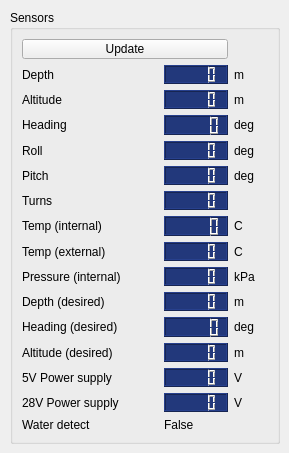
   <widget class="QWidget" name="tab">
    <attribute name="title">
     <string>Sensors</string>
    </attribute>
    <widget class="QGroupBox" name="sensorsBox">
     <property name="geometry">
      <rect>
       <x>10</x>
       <y>10</y>
       <width>270</width>
       <height>434</height>
      </rect>
     </property>
     <property name="title">
      <string>Sensors</string>
     </property>
     <layout class="QGridLayout" name="gridLayout">
      <item row="6" column="2">
       <widget class="QLCDNumber" name="sensors_turnsLCD">
        <property name="styleSheet">
         <string notr="true">QLCDNumber{
    color: rgb(210, 210, 210);    
    background-color: rgb(34, 56, 123);
}</string>
        </property>
       </widget>
      </item>
      <item row="0" column="0" colspan="3">
       <widget class="QPushButton" name="sensors_updateButton">
        <property name="text">
         <string>Update</string>
        </property>
       </widget>
      </item>
      <item row="3" column="3">
       <widget class="QLabel" name="label_6">
        <property name="text">
         <string>deg</string>
        </property>
       </widget>
      </item>
      <item row="4" column="0">
       <widget class="QLabel" name="label_7">
        <property name="text">
         <string>Roll</string>
        </property>
       </widget>
      </item>
      <item row="4" column="2">
       <widget class="QLCDNumber" name="sensors_rollLCD">
        <property name="styleSheet">
         <string notr="true">QLCDNumber{
    color: rgb(210, 210, 210);    
    background-color: rgb(34, 56, 123);
}</string>
        </property>
       </widget>
      </item>
      <item row="4" column="3">
       <widget class="QLabel" name="label_8">
        <property name="text">
         <string>deg</string>
        </property>
       </widget>
      </item>
      <item row="5" column="0">
       <widget class="QLabel" name="label_9">
        <property name="text">
         <string>Pitch</string>
        </property>
       </widget>
      </item>
      <item row="5" column="2">
       <widget class="QLCDNumber" name="sensors_pitchLCD">
        <property name="styleSheet">
         <string notr="true">QLCDNumber{
    color: rgb(210, 210, 210);    
    background-color: rgb(34, 56, 123);
}</string>
        </property>
       </widget>
      </item>
      <item row="14" column="2">
       <widget class="QLCDNumber" name="sensors_hiV_power_supplyLCD">
        <property name="styleSheet">
         <string notr="true">QLCDNumber{
    color: rgb(210, 210, 210);    
    background-color: rgb(34, 56, 123);
}</string>
        </property>
       </widget>
      </item>
      <item row="14" column="3">
       <widget class="QLabel" name="label_65">
        <property name="text">
         <string>V</string>
        </property>
       </widget>
      </item>
      <item row="15" column="0">
       <widget class="QLabel" name="label_66">
        <property name="text">
         <string>Water detect</string>
        </property>
       </widget>
      </item>
      <item row="15" column="2">
       <widget class="QLabel" name="sensors_waterdetect">
        <property name="text">
         <string>False</string>
        </property>
       </widget>
      </item>
      <item row="11" column="0">
       <widget class="QLabel" name="label_35">
        <property name="text">
         <string>Heading (desired)</string>
        </property>
       </widget>
      </item>
      <item row="11" column="2">
       <widget class="QLCDNumber" name="sensors_desired_headingLCD">
        <property name="styleSheet">
         <string notr="true">QLCDNumber{
    color: rgb(210, 210, 210);    
    background-color: rgb(34, 56, 123);
}</string>
        </property>
       </widget>
      </item>
      <item row="11" column="3">
       <widget class="QLabel" name="label_40">
        <property name="text">
         <string>deg</string>
        </property>
       </widget>
      </item>
      <item row="10" column="2">
       <widget class="QLCDNumber" name="sensors_desired_depthLCD">
        <property name="styleSheet">
         <string notr="true">QLCDNumber{
    color: rgb(210, 210, 210);    
    background-color: rgb(34, 56, 123);
}</string>
        </property>
       </widget>
      </item>
      <item row="10" column="3">
       <widget class="QLabel" name="label_39">
        <property name="text">
         <string>m</string>
        </property>
       </widget>
      </item>
      <item row="7" column="0">
       <widget class="QLabel" name="label_13">
        <property name="text">
         <string>Temp (internal)</string>
        </property>
       </widget>
      </item>
      <item row="7" column="2">
       <widget class="QLCDNumber" name="sensors_temp_intLCD">
        <property name="styleSheet">
         <string notr="true">QLCDNumber{
    color: rgb(210, 210, 210);    
    background-color: rgb(34, 56, 123);
}</string>
        </property>
       </widget>
      </item>
      <item row="13" column="0">
       <widget class="QLabel" name="label_37">
        <property name="text">
         <string>5V Power supply</string>
        </property>
       </widget>
      </item>
      <item row="7" column="3">
       <widget class="QLabel" name="label_14">
        <property name="text">
         <string>C</string>
        </property>
       </widget>
      </item>
      <item row="8" column="0">
       <widget class="QLabel" name="label_15">
        <property name="text">
         <string>Temp (external)</string>
        </property>
       </widget>
      </item>
      <item row="1" column="3">
       <widget class="QLabel" name="label_12">
        <property name="text">
         <string>m</string>
        </property>
       </widget>
      </item>
      <item row="3" column="0">
       <widget class="QLabel" name="label_5">
        <property name="text">
         <string>Heading</string>
        </property>
       </widget>
      </item>
      <item row="5" column="3">
       <widget class="QLabel" name="label_10">
        <property name="text">
         <string>deg</string>
        </property>
       </widget>
      </item>
      <item row="3" column="2">
       <widget class="QLCDNumber" name="sensors_headingLCD">
        <property name="styleSheet">
         <string notr="true">QLCDNumber{
    color: rgb(210, 210, 210);    
    background-color: rgb(34, 56, 123);
}</string>
        </property>
       </widget>
      </item>
      <item row="12" column="0">
       <widget class="QLabel" name="label_36">
        <property name="text">
         <string>Altitude (desired)</string>
        </property>
       </widget>
      </item>
      <item row="12" column="2">
       <widget class="QLCDNumber" name="sensors_desired_altitudeLCD">
        <property name="styleSheet">
         <string notr="true">QLCDNumber{
    color: rgb(210, 210, 210);    
    background-color: rgb(34, 56, 123);
}</string>
        </property>
       </widget>
      </item>
      <item row="12" column="3">
       <widget class="QLabel" name="label_41">
        <property name="text">
         <string>m</string>
        </property>
       </widget>
      </item>
      <item row="13" column="2">
       <widget class="QLCDNumber" name="sensors_lowV_power_supplyLCD">
        <property name="styleSheet">
         <string notr="true">QLCDNumber{
    color: rgb(210, 210, 210);    
    background-color: rgb(34, 56, 123);
}</string>
        </property>
       </widget>
      </item>
      <item row="13" column="3">
       <widget class="QLabel" name="label_64">
        <property name="text">
         <string>V</string>
        </property>
       </widget>
      </item>
      <item row="14" column="0" colspan="2">
       <widget class="QLabel" name="label_38">
        <property name="text">
         <string>28V Power supply</string>
        </property>
       </widget>
      </item>
      <item row="8" column="2">
       <widget class="QLCDNumber" name="sensors_temp_extLCD">
        <property name="styleSheet">
         <string notr="true">QLCDNumber{
    color: rgb(210, 210, 210);    
    background-color: rgb(34, 56, 123);
}</string>
        </property>
       </widget>
      </item>
      <item row="8" column="3">
       <widget class="QLabel" name="label_16">
        <property name="text">
         <string>C</string>
        </property>
       </widget>
      </item>
      <item row="9" column="0" colspan="2">
       <widget class="QLabel" name="label_17">
        <property name="text">
         <string>Pressure (internal)</string>
        </property>
       </widget>
      </item>
      <item row="9" column="2">
       <widget class="QLCDNumber" name="sensors_press_intLCD">
        <property name="styleSheet">
         <string notr="true">QLCDNumber{
    color: rgb(210, 210, 210);    
    background-color: rgb(34, 56, 123);
}</string>
        </property>
       </widget>
      </item>
      <item row="9" column="3">
       <widget class="QLabel" name="label_18">
        <property name="text">
         <string>kPa</string>
        </property>
       </widget>
      </item>
      <item row="10" column="0">
       <widget class="QLabel" name="label_19">
        <property name="text">
         <string>Depth (desired)</string>
        </property>
       </widget>
      </item>
      <item row="1" column="0">
       <widget class="QLabel" name="label_11">
        <property name="text">
         <string>Depth</string>
        </property>
       </widget>
      </item>
      <item row="1" column="2">
       <widget class="QLCDNumber" name="sensors_depthLCD">
        <property name="styleSheet">
         <string notr="true">QLCDNumber{
    color: rgb(210, 210, 210);    
    background-color: rgb(34, 56, 123);
}</string>
        </property>
       </widget>
      </item>
      <item row="6" column="0">
       <widget class="QLabel" name="label_22">
        <property name="text">
         <string>Turns</string>
        </property>
       </widget>
      </item>
      <item row="2" column="0">
       <widget class="QLabel" name="label_23">
        <property name="text">
         <string>Altitude</string>
        </property>
       </widget>
      </item>
      <item row="2" column="2">
       <widget class="QLCDNumber" name="sensors_altitudeLCD">
        <property name="styleSheet">
         <string notr="true">QLCDNumber{
    color: rgb(210, 210, 210);    
    background-color: rgb(34, 56, 123);
}</string>
        </property>
       </widget>
      </item>
      <item row="2" column="3">
       <widget class="QLabel" name="label_24">
        <property name="text">
         <string>m</string>
        </property>
       </widget>
      </item>
     </layout>
    </widget>
   </widget>
